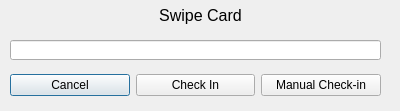
<?xml version="1.0" encoding="UTF-8"?>
<ui version="4.0">
 <class>CheckInView</class>
 <widget class="QDialog" name="CheckInView">
  <property name="geometry">
   <rect>
    <x>0</x>
    <y>0</y>
    <width>400</width>
    <height>111</height>
   </rect>
  </property>
  <property name="windowTitle">
   <string>Dialog</string>
  </property>
  <widget class="QLabel" name="SwipeCardLabel">
   <property name="geometry">
    <rect>
     <x>20</x>
     <y>0</y>
     <width>361</width>
     <height>31</height>
    </rect>
   </property>
   <property name="font">
    <font>
     <pointsize>12</pointsize>
    </font>
   </property>
   <property name="text">
    <string>Swipe Card</string>
   </property>
   <property name="alignment">
    <set>Qt::AlignCenter</set>
   </property>
  </widget>
  <widget class="QLineEdit" name="CardInputLineEdit">
   <property name="geometry">
    <rect>
     <x>10</x>
     <y>40</y>
     <width>371</width>
     <height>20</height>
    </rect>
   </property>
   <property name="echoMode">
    <enum>QLineEdit::Password</enum>
   </property>
  </widget>
  <widget class="QWidget" name="horizontalLayoutWidget">
   <property name="geometry">
    <rect>
     <x>10</x>
     <y>70</y>
     <width>371</width>
     <height>31</height>
    </rect>
   </property>
   <layout class="QHBoxLayout" name="horizontalLayout">
    <item>
     <widget class="QPushButton" name="CancelButton">
      <property name="text">
       <string>Cancel</string>
      </property>
     </widget>
    </item>
    <item>
     <widget class="QPushButton" name="CheckInButton">
      <property name="text">
       <string>Check In</string>
      </property>
     </widget>
    </item>
    <item>
     <widget class="QPushButton" name="ManualCheckInButton">
      <property name="text">
       <string>Manual Check-in</string>
      </property>
     </widget>
    </item>
   </layout>
  </widget>
 </widget>
 <tabstops>
  <tabstop>CardInputLineEdit</tabstop>
  <tabstop>CheckInButton</tabstop>
  <tabstop>CancelButton</tabstop>
  <tabstop>ManualCheckInButton</tabstop>
 </tabstops>
 <resources/>
 <connections/>
</ui>
